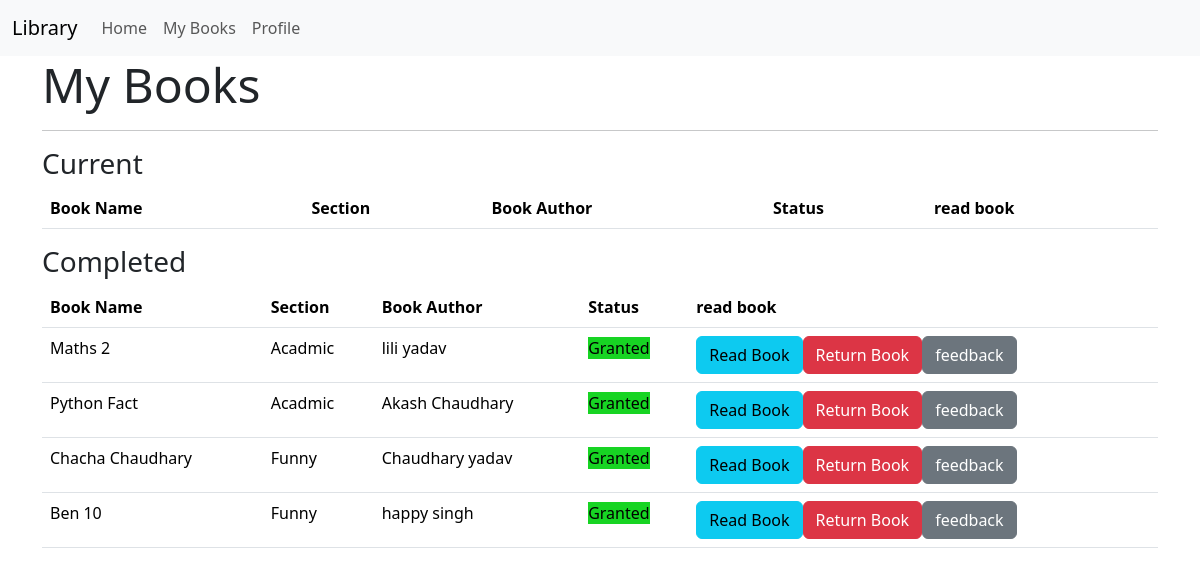
The app's page /mybook (signed in) with its own data.
### models.py (models this page shows)
class BookRequest(db.Model):
    id = db.Column(db.Integer, primary_key=True)#
    user_id = db.Column(db.Integer, db.ForeignKey('user.id'), nullable=False)#
    book_id = db.Column(db.Integer, db.ForeignKey('book.id'), nullable=False)#
    request_date = db.Column(db.DateTime,default=datetime.utcnow)#
    requested_day=db.Column(db.Integer)#
    status=db.Column(db.String(30),default='Pending')#
    issued_date = db.Column(db.DateTime)
    return_date = db.Column(db.DateTime) # no need
    access_expiry = db.Column(db.DateTime)
    user = db.relationship('User', backref='bookrequest', lazy=True)

class Book(db.Model):
    id = db.Column(db.Integer, primary_key=True)#
    name = db.Column(db.String(64), nullable=False)#
    content = db.Column(db.Text)#
    authors = db.Column(db.String(255))#
    book_upload_date = db.Column(db.Date,default=datetime.utcnow)#
    book_rating = db.Column(db.Float)
    section_id = db.Column(db.Integer, db.ForeignKey('section.id'), nullable=False)#
    bookrequest = db.relationship('BookRequest', backref='book', lazy=True, cascade='all, delete-orphan')#
    feedback_records = db.relationship('Feedback', backref='', lazy=True, cascade='all, delete-orphan')

class Section(db.Model):
    id = db.Column(db.Integer, primary_key=True)#
    name = db.Column(db.String(32), unique=True)#
    date_created = db.Column(db.Date,default=datetime.utcnow)#
    description = db.Column(db.Text)#
    books = db.relationship('Book', backref='section', lazy=True,cascade='all, delete-orphan')

### routes.py (the view)
@app.route('/mybook')
@auth_required
def mybook():
    user = User.query.get(session['user_id'])
    mybooks = BookRequest.query.filter_by(user_id=session['user_id']).all()
    return render_template('mybook.html', mybooks=mybooks,user=user)

### routes.py (called while the page is built)
def auth_required(func):
    @wraps(func)
    def inner(*args, **kwargs):
        if 'user_id' in session:
            return func(*args, **kwargs)
        else:
            flash('Please login to continue')
            return redirect(url_for('login'))
    return inner

### templates/mybook.html (shortened to what this page needs)
{% extends 'layout.html' %}
{% block content %}
<h1 class="display-5">My Books</h1>
<hr>
<h3>Current</h3>
<table class="table">
    <thead>
        <tr>
            <th>Book Name</th>
            <th>Section</th>
            <th>Book Author</th>
            <th>Status</th>
            <th>read book</th>
        </tr>
    </thead>
</table>
<h3>Completed</h3>
<table class="table">
    <thead>
        <tr>
            <th>Book Name</th>
            <th>Section</th>
            <th>Book Author</th>
            <th>Status</th>
            <th>read book</th>
        </tr>
    </thead>
    <tbody>
        {% for mybook in mybooks %}
        {%if mybook.status == 'Granted'%}
        <tr>
            <td>{{mybook.book.name}}</td>
            <td>{{mybook.book.section.name}}</td>
            <td>{{mybook.book.authors}}</td>
            <td>
                <span style="background-color: rgb(23, 212, 35);">{{mybook.status}}</span>
            <td>
            <div class="btn-group">
                <form action="{{ url_for('mybook_read', book_request_id=mybook.id) }}" method="post">
                    <button type="submit" class="btn btn-info">Read Book</button>
                </form>
                <form action="{{ url_for('myreqeust_return',book_id = mybook.id)}}" method="post">
                    <button type="submit" class="btn btn-danger">Return Book</button>
                </form>
                <form action="{{url_for('myfeedback', book_id = mybook.id)}}">
                    <button type="submit" class="btn btn-secondary"> feedback </button>
                </form>
            </div>
            {% endif %}
            </td>
        </tr>
        {% endfor %}
</table>
{% endblock %}

### records on screen
BookRequest: book.name "Maths 2", book.section.name "Acadmic", book.authors "lili yadav", status "Granted"
BookRequest: book.name "Python Fact", book.section.name "Acadmic", book.authors "Akash Chaudhary", status "Granted"
BookRequest: book.name "Chacha Chaudhary", book.section.name "Funny", book.authors "Chaudhary yadav", status "Granted"
BookRequest: book.name "Ben 10", book.section.name "Funny", book.authors "happy singh", status "Granted"
